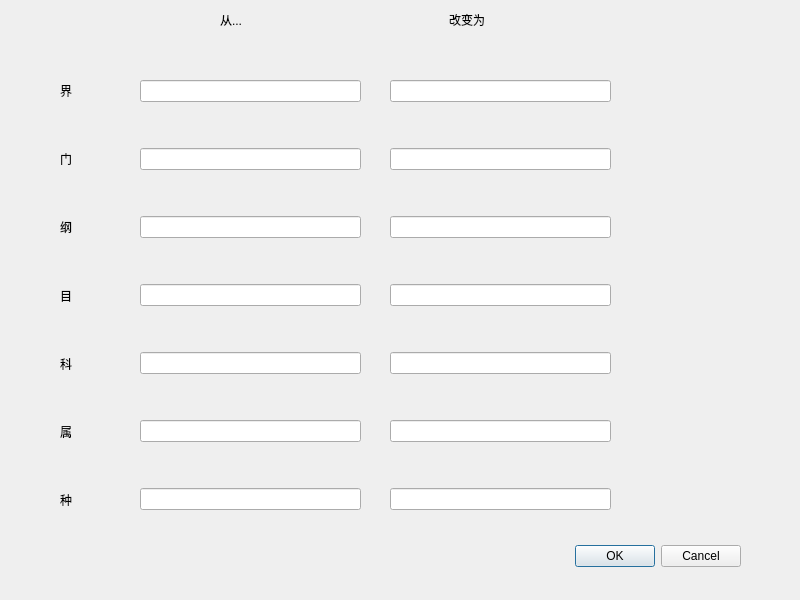
<?xml version="1.0" encoding="UTF-8"?>
<ui version="4.0">
 <class>basicChange</class>
 <widget class="QDialog" name="basicChange">
  <property name="geometry">
   <rect>
    <x>0</x>
    <y>0</y>
    <width>800</width>
    <height>600</height>
   </rect>
  </property>
  <property name="windowTitle">
   <string>Dialog</string>
  </property>
  <widget class="QDialogButtonBox" name="buttonBox">
   <property name="geometry">
    <rect>
     <x>400</x>
     <y>540</y>
     <width>341</width>
     <height>32</height>
    </rect>
   </property>
   <property name="orientation">
    <enum>Qt::Horizontal</enum>
   </property>
   <property name="standardButtons">
    <set>QDialogButtonBox::Cancel|QDialogButtonBox::Ok</set>
   </property>
  </widget>
  <widget class="QWidget" name="layoutWidget">
   <property name="geometry">
    <rect>
     <x>390</x>
     <y>40</y>
     <width>221</width>
     <height>511</height>
    </rect>
   </property>
   <layout class="QVBoxLayout" name="verticalLayout_3">
    <item>
     <widget class="QLineEdit" name="lineEditKingdom_2">
      <property name="sizePolicy">
       <sizepolicy hsizetype="Expanding" vsizetype="Fixed">
        <horstretch>0</horstretch>
        <verstretch>0</verstretch>
       </sizepolicy>
      </property>
     </widget>
    </item>
    <item>
     <widget class="QLineEdit" name="lineEditDivision_2">
      <property name="sizePolicy">
       <sizepolicy hsizetype="Expanding" vsizetype="Fixed">
        <horstretch>0</horstretch>
        <verstretch>0</verstretch>
       </sizepolicy>
      </property>
     </widget>
    </item>
    <item>
     <widget class="QLineEdit" name="lineEditClass_2">
      <property name="sizePolicy">
       <sizepolicy hsizetype="MinimumExpanding" vsizetype="Fixed">
        <horstretch>0</horstretch>
        <verstretch>0</verstretch>
       </sizepolicy>
      </property>
     </widget>
    </item>
    <item>
     <widget class="QLineEdit" name="lineEditOrder_2">
      <property name="sizePolicy">
       <sizepolicy hsizetype="Expanding" vsizetype="Fixed">
        <horstretch>0</horstretch>
        <verstretch>0</verstretch>
       </sizepolicy>
      </property>
     </widget>
    </item>
    <item>
     <widget class="QLineEdit" name="lineEditFamily_2">
      <property name="sizePolicy">
       <sizepolicy hsizetype="Expanding" vsizetype="Fixed">
        <horstretch>0</horstretch>
        <verstretch>0</verstretch>
       </sizepolicy>
      </property>
     </widget>
    </item>
    <item>
     <widget class="QLineEdit" name="lineEditGenus_2">
      <property name="sizePolicy">
       <sizepolicy hsizetype="Expanding" vsizetype="Fixed">
        <horstretch>0</horstretch>
        <verstretch>0</verstretch>
       </sizepolicy>
      </property>
     </widget>
    </item>
    <item>
     <widget class="QLineEdit" name="lineEditSpecies_2">
      <property name="sizePolicy">
       <sizepolicy hsizetype="Expanding" vsizetype="Fixed">
        <horstretch>0</horstretch>
        <verstretch>0</verstretch>
       </sizepolicy>
      </property>
      <property name="minimumSize">
       <size>
        <width>0</width>
        <height>0</height>
       </size>
      </property>
     </widget>
    </item>
   </layout>
  </widget>
  <widget class="QWidget" name="layoutWidget_2">
   <property name="geometry">
    <rect>
     <x>60</x>
     <y>60</y>
     <width>61</width>
     <height>471</height>
    </rect>
   </property>
   <layout class="QVBoxLayout" name="verticalLayout_4">
    <item>
     <widget class="QLabel" name="label_8">
      <property name="text">
       <string>界</string>
      </property>
     </widget>
    </item>
    <item>
     <widget class="QLabel" name="label_9">
      <property name="text">
       <string>门</string>
      </property>
     </widget>
    </item>
    <item>
     <widget class="QLabel" name="label_10">
      <property name="text">
       <string>纲</string>
      </property>
     </widget>
    </item>
    <item>
     <widget class="QLabel" name="label_11">
      <property name="text">
       <string>目</string>
      </property>
     </widget>
    </item>
    <item>
     <widget class="QLabel" name="label_12">
      <property name="text">
       <string>科</string>
      </property>
     </widget>
    </item>
    <item>
     <widget class="QLabel" name="label_13">
      <property name="text">
       <string>属</string>
      </property>
     </widget>
    </item>
    <item>
     <widget class="QLabel" name="label_14">
      <property name="text">
       <string>种</string>
      </property>
     </widget>
    </item>
   </layout>
  </widget>
  <widget class="QWidget" name="layoutWidget_3">
   <property name="geometry">
    <rect>
     <x>140</x>
     <y>40</y>
     <width>221</width>
     <height>511</height>
    </rect>
   </property>
   <layout class="QVBoxLayout" name="verticalLayout">
    <item>
     <widget class="QLineEdit" name="lineEditKingdom">
      <property name="sizePolicy">
       <sizepolicy hsizetype="Expanding" vsizetype="Fixed">
        <horstretch>0</horstretch>
        <verstretch>0</verstretch>
       </sizepolicy>
      </property>
     </widget>
    </item>
    <item>
     <widget class="QLineEdit" name="lineEditDivision">
      <property name="sizePolicy">
       <sizepolicy hsizetype="Expanding" vsizetype="Fixed">
        <horstretch>0</horstretch>
        <verstretch>0</verstretch>
       </sizepolicy>
      </property>
     </widget>
    </item>
    <item>
     <widget class="QLineEdit" name="lineEditClass">
      <property name="sizePolicy">
       <sizepolicy hsizetype="MinimumExpanding" vsizetype="Fixed">
        <horstretch>0</horstretch>
        <verstretch>0</verstretch>
       </sizepolicy>
      </property>
     </widget>
    </item>
    <item>
     <widget class="QLineEdit" name="lineEditOrder">
      <property name="sizePolicy">
       <sizepolicy hsizetype="Expanding" vsizetype="Fixed">
        <horstretch>0</horstretch>
        <verstretch>0</verstretch>
       </sizepolicy>
      </property>
     </widget>
    </item>
    <item>
     <widget class="QLineEdit" name="lineEditFamily">
      <property name="sizePolicy">
       <sizepolicy hsizetype="Expanding" vsizetype="Fixed">
        <horstretch>0</horstretch>
        <verstretch>0</verstretch>
       </sizepolicy>
      </property>
     </widget>
    </item>
    <item>
     <widget class="QLineEdit" name="lineEditGenus">
      <property name="sizePolicy">
       <sizepolicy hsizetype="Expanding" vsizetype="Fixed">
        <horstretch>0</horstretch>
        <verstretch>0</verstretch>
       </sizepolicy>
      </property>
     </widget>
    </item>
    <item>
     <widget class="QLineEdit" name="lineEditSpecies">
      <property name="sizePolicy">
       <sizepolicy hsizetype="Expanding" vsizetype="Fixed">
        <horstretch>0</horstretch>
        <verstretch>0</verstretch>
       </sizepolicy>
      </property>
      <property name="minimumSize">
       <size>
        <width>0</width>
        <height>0</height>
       </size>
      </property>
     </widget>
    </item>
   </layout>
  </widget>
  <widget class="QWidget" name="">
   <property name="geometry">
    <rect>
     <x>220</x>
     <y>10</y>
     <width>451</width>
     <height>20</height>
    </rect>
   </property>
   <layout class="QHBoxLayout" name="horizontalLayout">
    <item>
     <widget class="QLabel" name="label">
      <property name="text">
       <string>从...</string>
      </property>
     </widget>
    </item>
    <item>
     <widget class="QLabel" name="label_2">
      <property name="text">
       <string>改变为</string>
      </property>
     </widget>
    </item>
   </layout>
  </widget>
 </widget>
 <resources/>
 <connections>
  <connection>
   <sender>buttonBox</sender>
   <signal>accepted()</signal>
   <receiver>basicChange</receiver>
   <slot>accept()</slot>
   <hints>
    <hint type="sourcelabel">
     <x>248</x>
     <y>254</y>
    </hint>
    <hint type="destinationlabel">
     <x>157</x>
     <y>274</y>
    </hint>
   </hints>
  </connection>
  <connection>
   <sender>buttonBox</sender>
   <signal>rejected()</signal>
   <receiver>basicChange</receiver>
   <slot>reject()</slot>
   <hints>
    <hint type="sourcelabel">
     <x>316</x>
     <y>260</y>
    </hint>
    <hint type="destinationlabel">
     <x>286</x>
     <y>274</y>
    </hint>
   </hints>
  </connection>
 </connections>
</ui>
